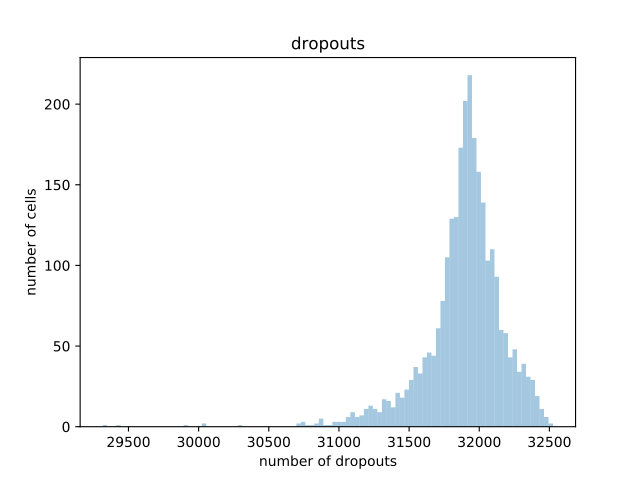

Recreate this plot in Python.
import besca as bc
import matplotlib.pyplot as plt
adata = bc.datasets.pbmc3k_raw()
fig, ax = plt.subplots(1)
bc.pl.dropouts(adata,ax=ax)
